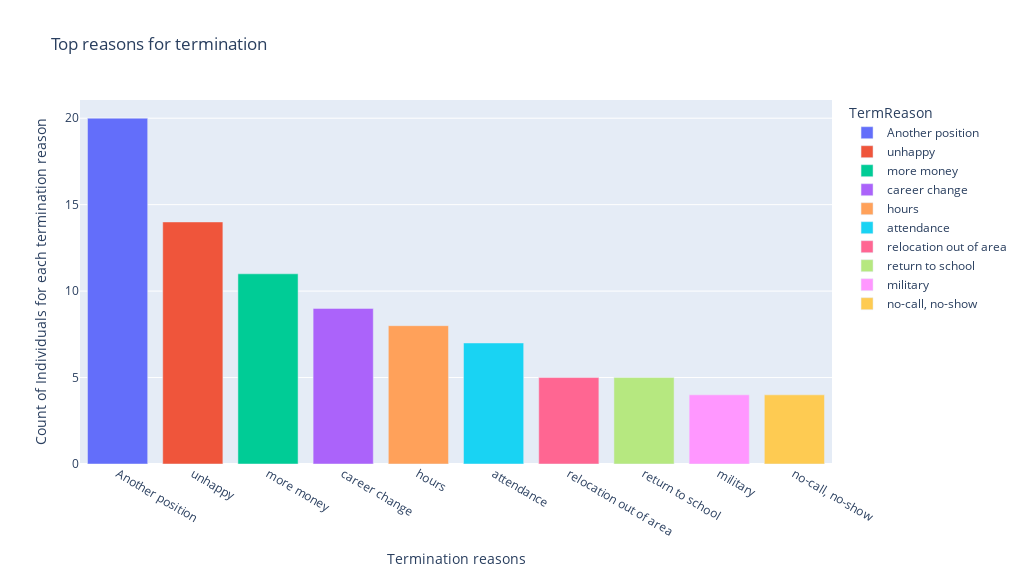

Notebook code for this chart:
### Markdown cell above
In our data frame we have a reason for termination so...

Why do employees go away?

### Code cell
new_df = df_people.groupby(['TermReason']).size().reset_index(name='counts')
# Filter out 'n/a still employed'
new_df = new_df[new_df['TermReason'] != 'N/A-StillEmployed']
# new_df = new_df["TermReason"].value_counts().head(10)
new_df=new_df.sort_values(by='counts', ascending=False).head(10)

fig = px.bar(new_df, x='TermReason', y='counts', color='TermReason', 
             title='Top reasons for termination', width=1024, height=576)
fig.update_layout(xaxis={'title': 'Termination reasons'}, 
                  yaxis={'title': 'Count of Individuals for each termination reason'})

### Figure 1 — Plotly figure (JSON) as saved in the notebook; plotly's stock layout.template omitted (floating-point values rounded to 4 significant figures)
{"data": [{"alignmentgroup": "True", "hovertemplate": "TermReason=%{x}<br>counts=%{y}<extra></extra>", "legendgroup": "Another position", "marker": {"color": "#636efa", "pattern": {"shape": ""}}, "name": "Another position", "offsetgroup": "Another position", "orientation": "v", "showlegend": true, "textposition": "auto", "type": "bar", "x": ["Another position"], "xaxis": "x", "y": [20], "yaxis": "y"}, {"alignmentgroup": "True", "hovertemplate": "TermReason=%{x}<br>counts=%{y}<extra></extra>", "legendgroup": "unhappy", "marker": {"color": "#EF553B", "pattern": {"shape": ""}}, "name": "unhappy", "offsetgroup": "unhappy", "orientation": "v", "showlegend": true, "textposition": "auto", "type": "bar", "x": ["unhappy"], "xaxis": "x", "y": [14], "yaxis": "y"}, {"alignmentgroup": "True", "hovertemplate": "TermReason=%{x}<br>counts=%{y}<extra></extra>", "legendgroup": "more money", "marker": {"color": "#00cc96", "pattern": {"shape": ""}}, "name": "more money", "offsetgroup": "more money", "orientation": "v", "showlegend": true, "textposition": "auto", "type": "bar", "x": ["more money"], "xaxis": "x", "y": [11], "yaxis": "y"}, {"alignmentgroup": "True", "hovertemplate": "TermReason=%{x}<br>counts=%{y}<extra></extra>", "legendgroup": "career change", "marker": {"color": "#ab63fa", "pattern": {"shape": ""}}, "name": "career change", "offsetgroup": "career change", "orientation": "v", "showlegend": true, "textposition": "auto", "type": "bar", "x": ["career change"], "xaxis": "x", "y": [9], "yaxis": "y"}, {"alignmentgroup": "True", "hovertemplate": "TermReason=%{x}<br>counts=%{y}<extra></extra>", "legendgroup": "hours", "marker": {"color": "#FFA15A", "pattern": {"shape": ""}}, "name": "hours", "offsetgroup": "hours", "orientation": "v", "showlegend": true, "textposition": "auto", "type": "bar", "x": ["hours"], "xaxis": "x", "y": [8], "yaxis": "y"}, {"alignmentgroup": "True", "hovertemplate": "TermReason=%{x}<br>counts=%{y}<extra></extra>", "legendgroup": "attendance", "marker": {"color": "#19d3f3", "pattern": {"shape": ""}}, "name": "attendance", "offsetgroup": "attendance", "orientation": "v", "showlegend": true, "textposition": "auto", "type": "bar", "x": ["attendance"], "xaxis": "x", "y": [7], "yaxis": "y"}, {"alignmentgroup": "True", "hovertemplate": "TermReason=%{x}<br>counts=%{y}<extra></extra>", "legendgroup": "relocation out of area", "marker": {"color": "#FF6692", "pattern": {"shape": ""}}, "name": "relocation out of area", "offsetgroup": "relocation out of area", "orientation": "v", "showlegend": true, "textposition": "auto", "type": "bar", "x": ["relocation out of area"], "xaxis": "x", "y": [5], "yaxis": "y"}, {"alignmentgroup": "True", "hovertemplate": "TermReason=%{x}<br>counts=%{y}<extra></extra>", "legendgroup": "return to school", "marker": {"color": "#B6E880", "pattern": {"shape": ""}}, "name": "return to school", "offsetgroup": "return to school", "orientation": "v", "showlegend": true, "textposition": "auto", "type": "bar", "x": ["return to school"], "xaxis": "x", "y": [5], "yaxis": "y"}, {"alignmentgroup": "True", "hovertemplate": "TermReason=%{x}<br>counts=%{y}<extra></extra>", "legendgroup": "military", "marker": {"color": "#FF97FF", "pattern": {"shape": ""}}, "name": "military", "offsetgroup": "military", "orientation": "v", "showlegend": true, "textposition": "auto", "type": "bar", "x": ["military"], "xaxis": "x", "y": [4], "yaxis": "y"}, {"alignmentgroup": "True", "hovertemplate": "TermReason=%{x}<br>counts=%{y}<extra></extra>", "legendgroup": "no-call, no-show", "marker": {"color": "#FECB52", "pattern": {"shape": ""}}, "name": "no-call, no-show", "offsetgroup": "no-call, no-show", "orientation": "v", "showlegend": true, "textposition": "auto", "type": "bar", "x": ["no-call, no-show"], "xaxis": "x", "y": [4], "yaxis": "y"}], "layout": {"barmode": "relative", "height": 576, "legend": {"title": {"text": "TermReason"}, "tracegroupgap": 0}, "title": {"text": "Top reasons for termination"}, "width": 1024, "xaxis": {"anchor": "y", "categoryarray": ["Another position", "unhappy", "more money", "career change", "hours", "attendance", "relocation out of area", "return to school", "military", "no-call, no-show"], "categoryorder": "array", "domain": [0, 1], "title": {"text": "Termination reasons"}}, "yaxis": {"anchor": "x", "domain": [0, 1], "title": {"text": "Count of Individuals for each termination reason"}}}}
